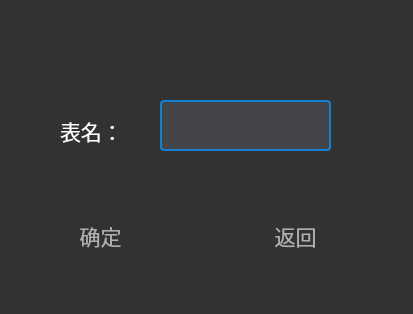
<?xml version="1.0" encoding="UTF-8"?>
<ui version="4.0">
 <class>DropTable</class>
 <widget class="QWidget" name="DropTable">
  <property name="geometry">
   <rect>
    <x>0</x>
    <y>0</y>
    <width>413</width>
    <height>314</height>
   </rect>
  </property>
  <property name="windowTitle">
   <string>Form</string>
  </property>
  <property name="styleSheet">
   <string notr="true">background: rgb(50, 50, 50);</string>
  </property>
  <widget class="QPushButton" name="pushButton">
   <property name="geometry">
    <rect>
     <x>40</x>
     <y>210</y>
     <width>121</width>
     <height>51</height>
    </rect>
   </property>
   <property name="font">
    <font>
     <family>幼圆</family>
     <pointsize>16</pointsize>
    </font>
   </property>
   <property name="styleSheet">
    <string notr="true">border: none;
        color: rgb(175, 175, 175);
        background: transparent;
        padding: 10px;
        qproperty-icon: url(:/Black/nscc);
        qproperty-iconSize: 32px 32px;
        qproperty-toolButtonStyle: ToolButtonTextUnderIcon;
</string>
   </property>
   <property name="text">
    <string>确定</string>
   </property>
  </widget>
  <widget class="QPushButton" name="pushButton_2">
   <property name="geometry">
    <rect>
     <x>220</x>
     <y>210</y>
     <width>151</width>
     <height>51</height>
    </rect>
   </property>
   <property name="font">
    <font>
     <family>幼圆</family>
     <pointsize>16</pointsize>
    </font>
   </property>
   <property name="styleSheet">
    <string notr="true">border: none;
        color: rgb(175, 175, 175);
        background: transparent;
        padding: 10px;
        qproperty-icon: url(:/Black/nscc);
        qproperty-iconSize: 32px 32px;
        qproperty-toolButtonStyle: ToolButtonTextUnderIcon;
</string>
   </property>
   <property name="text">
    <string>返回</string>
   </property>
  </widget>
  <widget class="QLabel" name="label">
   <property name="geometry">
    <rect>
     <x>60</x>
     <y>110</y>
     <width>101</width>
     <height>41</height>
    </rect>
   </property>
   <property name="font">
    <font>
     <family>幼圆</family>
     <pointsize>16</pointsize>
    </font>
   </property>
   <property name="styleSheet">
    <string notr="true">color: rgb(255, 255, 255);</string>
   </property>
   <property name="text">
    <string>表名：</string>
   </property>
  </widget>
  <widget class="QLineEdit" name="lineEdit">
   <property name="geometry">
    <rect>
     <x>160</x>
     <y>100</y>
     <width>171</width>
     <height>51</height>
    </rect>
   </property>
   <property name="styleSheet">
    <string notr="true">background: rgb(68, 69, 73);
border-radius:4px;
border:2px solid rgb(20, 128, 211);
</string>
   </property>
  </widget>
 </widget>
 <resources/>
 <connections/>
</ui>
